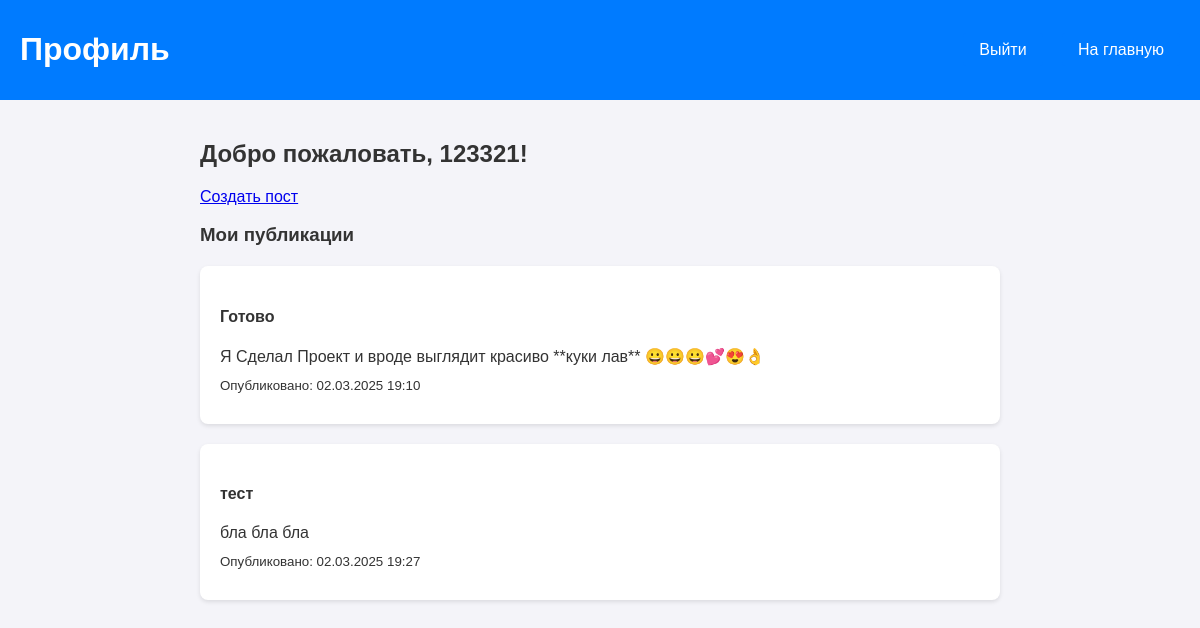
Screenshot of /profile (signed in) with the database file from the repository.
### tables this page shows
CREATE TABLE user (
            id INTEGER PRIMARY KEY,
            username TEXT UNIQUE,
            password TEXT
        );

CREATE TABLE post (
            id INTEGER PRIMARY KEY,
            title TEXT,
            text TEXT,
            at_publish TEXT,
            author_id INTEGER
        );

### main(run this file).py (the view)
@app.route("/profile")
def profile_page():
    username = session.get("username", None)
    if not username:
        return redirect('/login')
    user = User.get_user_by_username(username)
    posts = Post.get_by_author(user.id)
    return render_template("profile.html", user=user, posts=posts)

### post.py (called while the page is built)
    @staticmethod
    def get_by_author(author_id):
        SQL = """
            SELECT post.*, user.username as author_name
            FROM post
            JOIN user ON post.author_id = user.id
            WHERE author_id = ?
        """
        con = sqlite3.connect(db_name)
        q = con.execute(SQL, [author_id])
        data = q.fetchall()
        return [Post(*row) for row in data]

### user.py (called while the page is built)
    @staticmethod
    def get_user_by_username(username):
        SQL = """
            SELECT * FROM user
            WHERE username = ?
        """
        con = sqlite3.connect(db_name)
        q = con.execute(SQL, [username])
        data = q.fetchone()
        if not data:
            return None
        return User(*data)

### templates/profile.html (shortened to what this page needs)
<!DOCTYPE html>
<html lang="en">
<head>
    <link rel="stylesheet" href="{{ url_for('static', filename='styles.css') }}">
</head>
<body>
    <div class="navbar">
        <h1>Профиль</h1>
        <div>
            <a href="/logout">Выйти</a>
            <a href="/">На главную</a>
        </div>
    </div>
    <div class="container">
        <h2>Добро пожаловать, {{ user.username }}!</h2>
        <a href="/create_post" class="button">Создать пост</a>
        <h3>Мои публикации</h3>
        {% for post in posts %}
            <div class="post">
                <h4>{{ post.title }}</h4>
                <p>{{ post.text }}</p>
                <p><small>Опубликовано: {{ post.at_publish }}</small></p>
            </div>
        {% endfor %}
    </div>
</body>
</html>

### static/styles.css (style rules this page uses)
:root { --bg-color: #f4f4f9; --text-color: #333; --navbar-bg: #007BFF; --navbar-text: white; --post-bg: white; --post-shadow: 0 2px 4px rgba(0, 0, 0, 0.1); --input-bg: white; --input-border: #ddd; --button-bg: #007BFF; --button-hover: #0056b3; --toggle-bg: #ccc; --toggle-slider: white; --chat-bg: #e5e5ea; --chat-user-bg: #007BFF; --chat-user-text: white; --chat-other-bg: #f1f1f1; --chat-other-text: #333; }
body { font-family: Arial, sans-serif; margin: 0; padding: 0; background-color: var(--bg-color); color: var(--text-color); transition: background-color 0.3s, color 0.3s; }
.container { max-width: 800px; margin: 0 auto; padding: 20px; }
.navbar { background-color: var(--navbar-bg); padding: 10px 20px; color: var(--navbar-text); display: flex; justify-content: space-between; align-items: center; }
.navbar a { color: var(--navbar-text); margin-left: 15px; text-decoration: none; padding: 8px 16px; border-radius: 4px; background-color: var(--button-bg); transition: background-color 0.3s; }
.post { background-color: var(--post-bg); padding: 20px; margin: 20px 0; border-radius: 8px; box-shadow: var(--post-shadow); transition: background-color 0.3s, box-shadow 0.3s; }
.post p { margin: 10px 0; }

### rows the page displays
user: username "123321"
post: title "Готово", text "Я Сделал Проект и вроде выглядит красиво **куки лав** 😀😀😀💕😍👌", at_publish "02.03.2025 19:10"
post: title "тест", text "бла бла бла", at_publish "02.03.2025 19:27"
